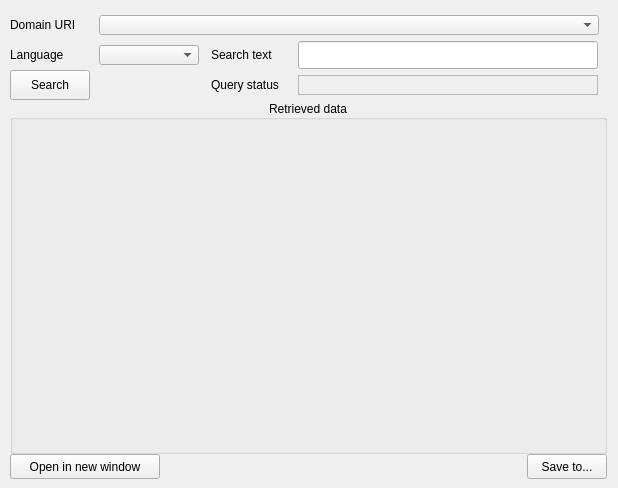
      <widget class="QWidget" name="GetListMaterialDomain_tab">
       <attribute name="title">
        <string>Get list of Materials from Domain</string>
       </attribute>
       <widget class="QWidget" name="layoutWidget_4">
        <property name="geometry">
         <rect>
          <x>10</x>
          <y>10</y>
          <width>599</width>
          <height>469</height>
         </rect>
        </property>
        <layout class="QGridLayout" name="gridLayout_5">
         <property name="sizeConstraint">
          <enum>QLayout::SetMinimumSize</enum>
         </property>
         <property name="leftMargin">
          <number>0</number>
         </property>
         <property name="topMargin">
          <number>0</number>
         </property>
         <property name="rightMargin">
          <number>0</number>
         </property>
         <property name="bottomMargin">
          <number>0</number>
         </property>
         <property name="spacing">
          <number>0</number>
         </property>
         <item row="4" column="3" alignment="Qt::AlignRight">
          <widget class="QPushButton" name="GetListMaterialDomain_SaveTo_pushButton">
           <property name="minimumSize">
            <size>
             <width>80</width>
             <height>25</height>
            </size>
           </property>
           <property name="maximumSize">
            <size>
             <width>80</width>
             <height>25</height>
            </size>
           </property>
           <property name="text">
            <string>Save to...</string>
           </property>
          </widget>
         </item>
         <item row="0" column="0">
          <widget class="QLabel" name="GetListMaterialDomain_DomainURI_label">
           <property name="minimumSize">
            <size>
             <width>85</width>
             <height>30</height>
            </size>
           </property>
           <property name="maximumSize">
            <size>
             <width>85</width>
             <height>30</height>
            </size>
           </property>
           <property name="text">
            <string>Domain URI</string>
           </property>
          </widget>
         </item>
         <item row="2" column="0">
          <widget class="QPushButton" name="GetListMaterialDomain_Search_pushButton">
           <property name="minimumSize">
            <size>
             <width>80</width>
             <height>30</height>
            </size>
           </property>
           <property name="maximumSize">
            <size>
             <width>80</width>
             <height>30</height>
            </size>
           </property>
           <property name="text">
            <string>Search</string>
           </property>
          </widget>
         </item>
         <item row="1" column="0">
          <widget class="QLabel" name="GetListMaterialDomain_DataStructure_label_2">
           <property name="minimumSize">
            <size>
             <width>80</width>
             <height>30</height>
            </size>
           </property>
           <property name="maximumSize">
            <size>
             <width>80</width>
             <height>30</height>
            </size>
           </property>
           <property name="text">
            <string>Language</string>
           </property>
           <property name="wordWrap">
            <bool>true</bool>
           </property>
          </widget>
         </item>
         <item row="4" column="0" colspan="2" alignment="Qt::AlignLeft">
          <widget class="QPushButton" name="GetListMaterialDomain_OpenInNewWindow_pushButton">
           <property name="minimumSize">
            <size>
             <width>150</width>
             <height>25</height>
            </size>
           </property>
           <property name="maximumSize">
            <size>
             <width>150</width>
             <height>25</height>
            </size>
           </property>
           <property name="text">
            <string>Open in new window</string>
           </property>
          </widget>
         </item>
         <item row="0" column="1" colspan="3">
          <widget class="QComboBox" name="GetListMaterialDomain_DomainURI_comboBox">
           <property name="minimumSize">
            <size>
             <width>500</width>
             <height>20</height>
            </size>
           </property>
           <property name="maximumSize">
            <size>
             <width>450</width>
             <height>20</height>
            </size>
           </property>
          </widget>
         </item>
         <item row="2" column="2">
          <widget class="QLabel" name="GetListMaterialDomain_QuerryStatus_label">
           <property name="enabled">
            <bool>true</bool>
           </property>
           <property name="minimumSize">
            <size>
             <width>80</width>
             <height>30</height>
            </size>
           </property>
           <property name="maximumSize">
            <size>
             <width>80</width>
             <height>30</height>
            </size>
           </property>
           <property name="text">
            <string>Query status</string>
           </property>
          </widget>
         </item>
         <item row="3" column="0" colspan="4">
          <widget class="QGroupBox" name="GetListMaterialDomain_JSONViewerHolder_groupBox">
           <property name="minimumSize">
            <size>
             <width>597</width>
             <height>301</height>
            </size>
           </property>
           <property name="font">
            <font>
             <pointsize>9</pointsize>
             <bold>false</bold>
             <underline>false</underline>
            </font>
           </property>
           <property name="title">
            <string>Retrieved data</string>
           </property>
           <property name="alignment">
            <set>Qt::AlignCenter</set>
           </property>
           <layout class="QHBoxLayout" name="horizontalLayout_6">
            <item>
             <widget class="QWidget" name="GetListMaterialDomain_JSONViewerHolder_widget" native="true">
              <property name="minimumSize">
               <size>
                <width>597</width>
                <height>301</height>
               </size>
              </property>
             </widget>
            </item>
           </layout>
          </widget>
         </item>
         <item row="1" column="1">
          <widget class="QComboBox" name="GetListMaterialDomain_DataStructure_comboBox">
           <property name="minimumSize">
            <size>
             <width>100</width>
             <height>20</height>
            </size>
           </property>
           <property name="maximumSize">
            <size>
             <width>100</width>
             <height>20</height>
            </size>
           </property>
           <property name="maxVisibleItems">
            <number>2</number>
           </property>
           <property name="maxCount">
            <number>2</number>
           </property>
          </widget>
         </item>
         <item row="2" column="3">
          <widget class="QLabel" name="GetListMaterialDomain_QuerryStatusResult_label">
           <property name="minimumSize">
            <size>
             <width>300</width>
             <height>20</height>
            </size>
           </property>
           <property name="maximumSize">
            <size>
             <width>150</width>
             <height>20</height>
            </size>
           </property>
           <property name="autoFillBackground">
            <bool>false</bool>
           </property>
           <property name="styleSheet">
            <string notr="true"/>
           </property>
           <property name="frameShape">
            <enum>QFrame::StyledPanel</enum>
           </property>
           <property name="frameShadow">
            <enum>QFrame::Sunken</enum>
           </property>
           <property name="text">
            <string/>
           </property>
          </widget>
         </item>
         <item row="1" column="2">
          <widget class="QLabel" name="GetListMaterialDomain_DataStructure_label">
           <property name="minimumSize">
            <size>
             <width>80</width>
             <height>30</height>
            </size>
           </property>
           <property name="maximumSize">
            <size>
             <width>80</width>
             <height>30</height>
            </size>
           </property>
           <property name="text">
            <string>Search text</string>
           </property>
           <property name="wordWrap">
            <bool>true</bool>
           </property>
          </widget>
         </item>
         <item row="1" column="3">
          <widget class="QLineEdit" name="GetListMaterialDomain_SearchTextString_lineEdit">
           <property name="minimumSize">
            <size>
             <width>200</width>
             <height>20</height>
            </size>
           </property>
           <property name="maximumSize">
            <size>
             <width>300</width>
             <height>28</height>
            </size>
           </property>
          </widget>
         </item>
        </layout>
       </widget>
      </widget>
